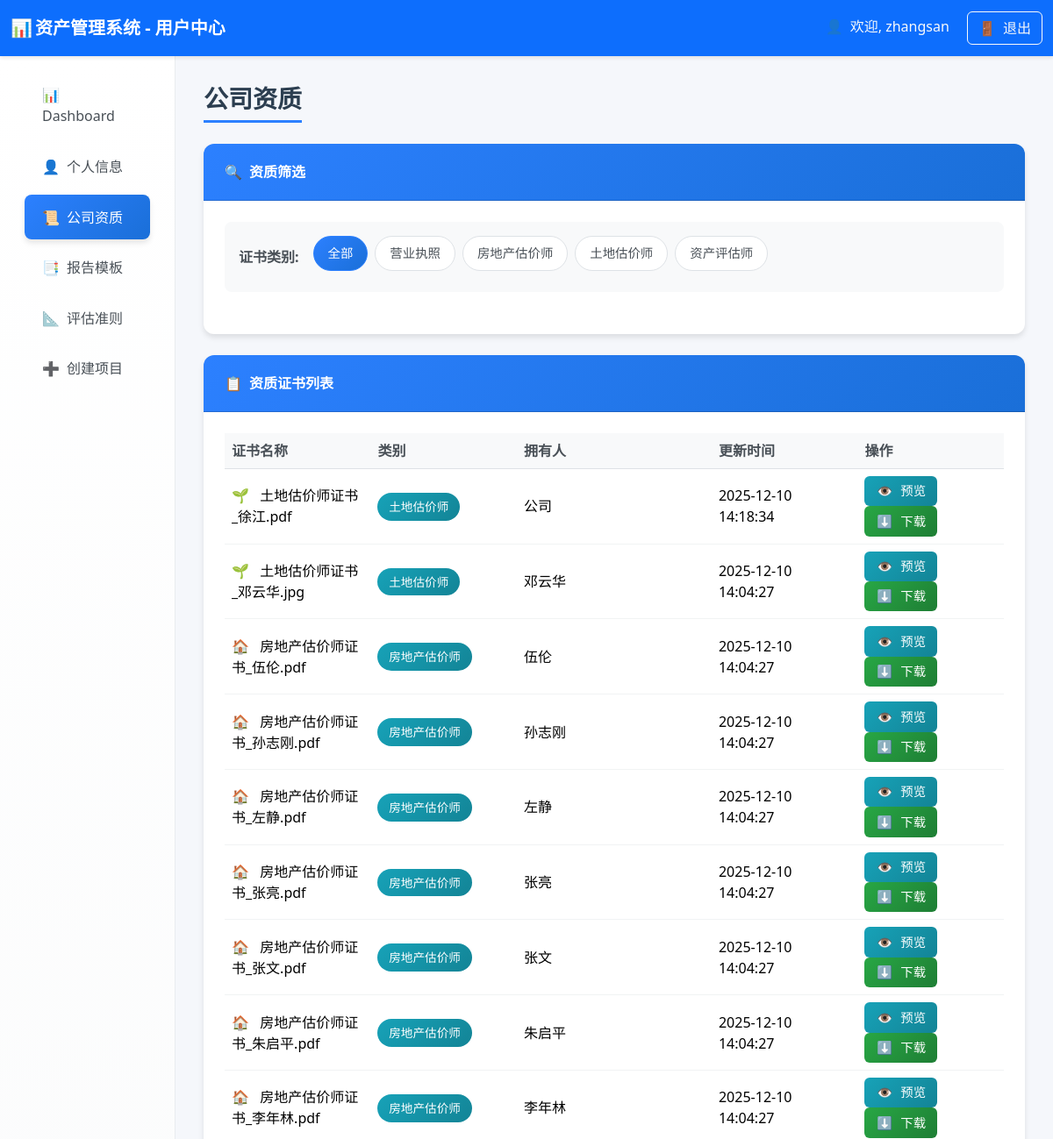
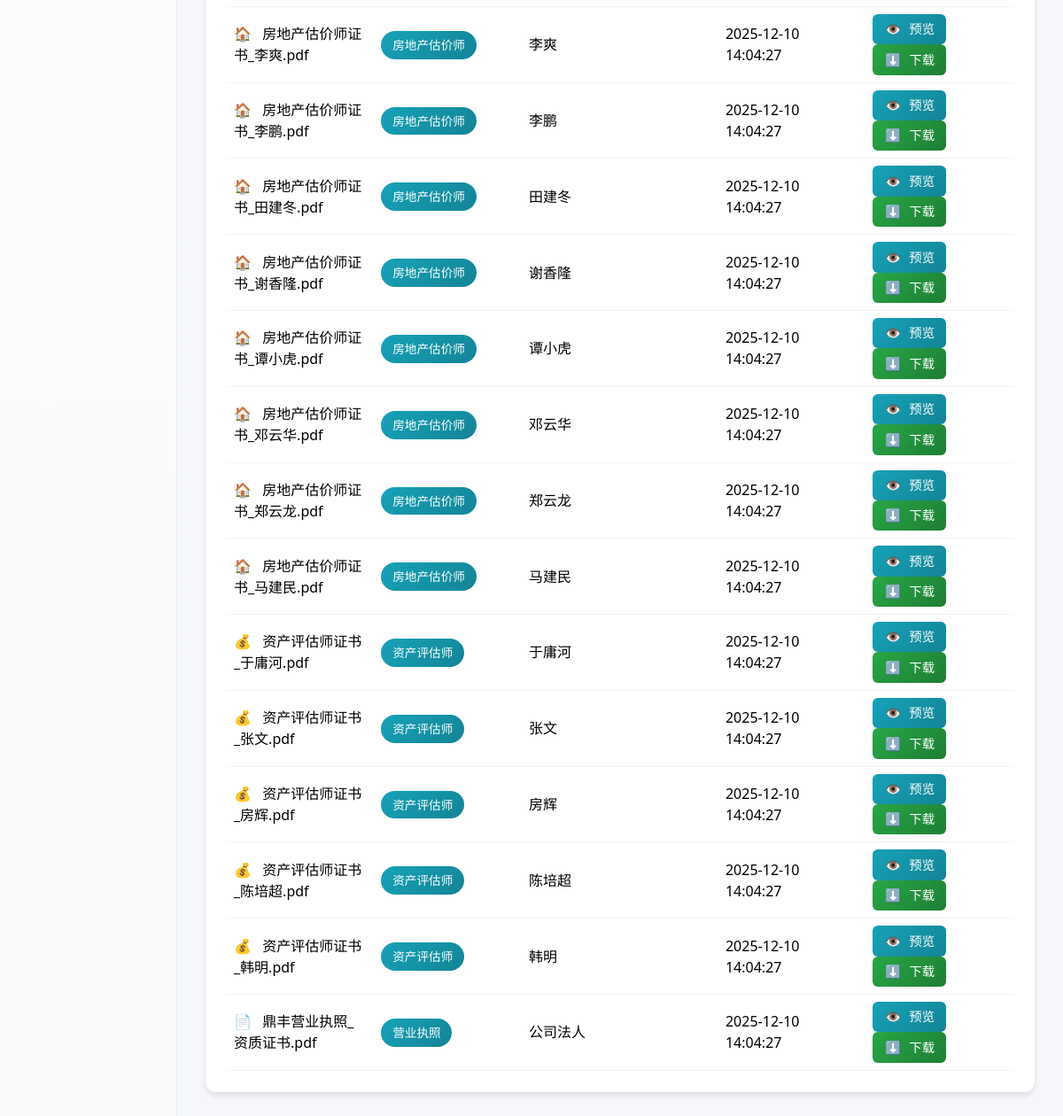
Page /company_qualifications (signed in) on the committed database (2 pictures, top to bottom).
### tables this page shows
CREATE TABLE users (
        id INTEGER PRIMARY KEY AUTOINCREMENT,
        username TEXT UNIQUE,
        realname TEXT,
        user_type TEXT,
        password TEXT,
        phone TEXT,
        email TEXT,
        hire_date TEXT,
        education TEXT,
        position TEXT,
        department TEXT,
        status TEXT DEFAULT 'active',  -- active-在职, inactive-离职
        create_time TEXT DEFAULT CURRENT_TIMESTAMP,
        update_time TEXT DEFAULT CURRENT_TIMESTAMP
    );

CREATE TABLE company_qualifications (
        id INTEGER PRIMARY KEY AUTOINCREMENT,
        category TEXT NOT NULL,
        owner TEXT,
        file_path TEXT NOT NULL,
        file_name TEXT NOT NULL,
        update_time TEXT DEFAULT CURRENT_TIMESTAMP,
        uploader_username TEXT,
        status TEXT DEFAULT 'active'
    );

### routes/user_routes.py (the view)
@router.get("/company_qualifications", response_class=HTMLResponse)
async def company_qualifications(
    request: Request,
    category: str = None,
    user: dict = Depends(login_required),
    db: sqlite3.Connection = Depends(get_db)
):
    try:
        qualifications = await user_service.get_company_qualifications(category, db)
        categories = await user_service.get_qualification_categories(db)
        all_users = await user_service.get_all_users_for_qualifications(db)
        return templates.TemplateResponse(request, "company_qualifications.html", {
            "user": user,
            "all_users": all_users,
            "qualifications": qualifications,
            "categories": categories,
            "current_category": category or "all"
        })
    except Exception as e:
        return templates.TemplateResponse(request, "company_qualifications.html", {
            "user": user,
            "all_users": all_users,
            "qualifications": [],
            "categories": [],
            "current_category": category or "all",
            "error": str(e)
        })

### templates/company_qualifications.html (shortened to what this page needs)
<!DOCTYPE html>
<html lang="zh-CN">
<head>
    <link href="https://cdn.jsdelivr.net/npm/bootstrap@5.3.2/dist/css/bootstrap.min.css" rel="stylesheet">
    <link rel="stylesheet"
        href="https://cdnjs.cloudflare.com/ajax/libs/bootstrap-icons/1.11.0/font/bootstrap-icons.min.css">
</head>
<body>
    <nav class="navbar navbar-dark bg-primary">
        <div class="container-fluid">
            <span class="navbar-brand mb-0 h1 fw-bold">
                <span class="fallback-icon">📊</span>资产管理系统 - 用户中心
            </span>
            <div>
                <span class="text-light me-3">
                    <span class="fallback-icon">👤</span>欢迎, {{ user.username }}
                </span>
                <a href="/logout" class="btn btn-outline-light">
                    <span class="fallback-icon">🚪</span>退出
                </a>
            </div>
        </div>
    </nav>
    <div class="container-fluid">
        <div class="row">
            <div class="col-md-3 col-lg-2 sidebar">
                <nav class="nav flex-column p-3">
                    <a class="nav-link" href="/user_dashboard">
                        <span class="fallback-icon">📊</span>Dashboard
                    </a>
                    <a class="nav-link" href="/user_profile">
                        <span class="fallback-icon">👤</span>个人信息
                    </a>
                    <a class="nav-link active" href="/company_qualifications">
                        <span class="fallback-icon">📜</span>公司资质
                    </a>
                    <a class="nav-link" href="/report_templates">
                        <span class="fallback-icon">📑</span>报告模板
                    </a>
                    <a class="nav-link" href="/evaluation_standards">
                        <span class="fallback-icon">📐</span>评估准则
                    </a>
                    <a class="nav-link" href="/create_project">
                        <span class="fallback-icon">➕</span>创建项目
                    </a>
                </nav>
            </div>
            <div class="col-md-9 col-lg-10 main-content">
                <h3 class="page-title">公司资质</h3>
                <div class="card">
                    <div class="card-header">
                        <span><span class="fallback-icon">🔍</span>资质筛选</span>
                    </div>
                    <div class="card-body">
                        <div class="filter-section">
                            <div class="d-flex flex-wrap align-items-center">
                                <span class="filter-label">证书类别:</span>
                                <span class="filter-badge active" data-category="all">全部</span>
                                <span class="filter-badge" data-category="营业执照">营业执照</span>
                                <span class="filter-badge" data-category="房地产估价师">房地产估价师</span>
                                <span class="filter-badge" data-category="土地估价师">土地估价师</span>
                                <span class="filter-badge" data-category="资产评估师">资产评估师</span>
                            </div>
                        </div>
                    </div>
                </div>
                <div class="card">
                    <div class="card-header d-flex justify-content-between align-items-center">
                        <span><span class="fallback-icon">📋</span>资质证书列表</span>
                    </div>
                    <div class="card-body">
                        <div class="table-responsive">
                            <table class="table table-hover">
                                <thead>
                                    <tr>
                                        <th width="15%">证书名称</th>
                                        <th width="15%">类别</th>
                                        <th width="20%">拥有人</th>
                                        <th width="15%">更新时间</th>
                                        <th width="15%">操作</th>
                                    </tr>
                                </thead>
                                <tbody id="qualificationsTable">
                                    {% for qual in qualifications %}
                                    <tr data-category="{{ qual.category }}">
                                        <td>
                                            <span class="fallback-icon">
                                                {% if qual.category == '营业执照' %}📄
                                                {% elif qual.category == '房地产估价师' %}🏠
                                                {% elif qual.category == '土地估价师' %}🌱
                                                {% elif qual.category == '资产评估师' %}💰
                                                {% else %}📋{% endif %}
                                            </span>
                                            {{ qual.file_name }}
                                        </td>
                                        <td>
                                            <span class="badge-category">{{ qual.category }}</span>
                                        </td>
                                        <td>{{ qual.owner or '公司' }}</td>
                                        <td>{{ qual.update_time }}</td>
                                        <td>
                                            <button class="preview-btn"
                                                onclick="previewQualification({{ qual.id }}, '{{ qual.file_name }}')">
                                                <span class="fallback-icon">👁️</span>预览
                                            </button>
                                            <a href="/company_qualifications/download/{{ qual.id }}"
                                                class="download-btn" target="_blank">
                                                <span class="fallback-icon">⬇️</span>下载
                                            </a>
                                        </td>
                                    </tr>
                                    {% endfor %}
                                </tbody>
                            </table>
                        </div>
                    </div>
                </div>
            </div>
        </div>
    </div>
</body>
</html>

### templates/company_qualifications.html (style rules this page uses)
:root { --primary-color: #2c80ff; --secondary-color: #6c757d; --success-color: #28a745; --warning-color: #ffc107; --info-color: #17a2b8; --light-bg: #f5f7fb; --card-shadow: 0 4px 6px rgba(0, 0, 0, 0.1); --hover-shadow: 0 8px 15px rgba(0, 0, 0, 0.15); }
body { background-color: var(--light-bg); font-family: 'Segoe UI', Tahoma, Geneva, Verdana, sans-serif; }
.navbar { box-shadow: 0 2px 4px rgba(0, 0, 0, 0.1); padding: 0.8rem 0; }
.sidebar { background: linear-gradient(180deg, #ffffff 0%, #f8f9fa 100%); min-height: calc(100vh - 76px); box-shadow: 2px 0 10px rgba(0, 0, 0, 0.08); border-right: 1px solid #e9ecef; padding: 0; }
.nav-link { color: #495057; padding: 0.85rem 1.25rem; border-radius: 0.5rem; margin: 0.2rem 0.75rem; transition: all 0.3s ease; font-weight: 500; border: none; }
.nav-link.active { background: linear-gradient(135deg, var(--primary-color), #1a6fd8); color: white; box-shadow: var(--card-shadow); }
.main-content { padding: 2rem; background-color: var(--light-bg); }
.page-title { color: #2c3e50; font-weight: 700; margin-bottom: 1.5rem; padding-bottom: 0.5rem; border-bottom: 3px solid var(--primary-color); display: inline-block; }
.card { border: none; border-radius: 12px; box-shadow: var(--card-shadow); transition: all 0.3s ease; background: white; margin-bottom: 1.5rem; }
.card-header { background: linear-gradient(135deg, var(--primary-color), #1a6fd8); color: white; border-radius: 12px 12px 0 0 !important; padding: 1.25rem 1.5rem; font-weight: 600; }
.card-body { padding: 1.5rem; }
.filter-section { background: #f8f9fa; border-radius: 8px; padding: 1rem; margin-bottom: 1.5rem; }
.filter-label { font-weight: 600; color: #495057; margin-right: 1rem; }
.filter-badge { background: white; border: 1px solid #dee2e6; color: #495057; padding: 0.5rem 1rem; border-radius: 20px; font-size: 0.9rem; margin-right: 0.5rem; margin-bottom: 0.5rem; cursor: pointer; transition: all 0.3s ease; }
.filter-badge.active { background: linear-gradient(135deg, var(--primary-color), #1a6fd8); color: white; border-color: var(--primary-color); }
.table { margin-bottom: 0; }
.table th { background-color: #f8f9fa; border-top: none; font-weight: 600; color: #495057; }
.table td { vertical-align: middle; border-color: #f1f3f4; }
.download-btn { background: linear-gradient(135deg, var(--success-color), #1e7e34); border: none; border-radius: 6px; padding: 0.4rem 0.8rem; color: white; font-weight: 500; transition: all 0.3s ease; text-decoration: none; display: inline-flex; align-items: center; font-size: 0.9rem; }
.badge-category { background: linear-gradient(135deg, var(--info-color), #138496); color: white; padding: 0.4rem 0.8rem; border-radius: 20px; font-size: 0.85rem; font-weight: 500; }
.fallback-icon { display: inline-block; width: 20px; text-align: center; margin-right: 8px; }
.preview-btn { background: linear-gradient(135deg, var(--info-color), #138496); border: none; border-radius: 6px; padding: 0.4rem 0.8rem; color: white; font-weight: 500; transition: all 0.3s ease; text-decoration: none; display: inline-flex; align-items: center; font-size: 0.9rem; margin-right: 0.5rem; }

### rows in the picture
users: username "zhangsan"
company_qualifications: file_name "土地估价师证书_徐江.pdf", category "土地估价师", owner "公司", update_time "2025-12-10 14:18:34"
company_qualifications: file_name "土地估价师证书_邓云华.jpg", category "土地估价师", owner "邓云华", update_time "2025-12-10 14:04:27"
company_qualifications: file_name "房地产估价师证书_伍伦.pdf", category "房地产估价师", owner "伍伦", update_time "2025-12-10 14:04:27"
company_qualifications: file_name "房地产估价师证书_孙志刚.pdf", category "房地产估价师", owner "孙志刚", update_time "2025-12-10 14:04:27"
company_qualifications: file_name "房地产估价师证书_左静.pdf", category "房地产估价师", owner "左静", update_time "2025-12-10 14:04:27"
company_qualifications: file_name "房地产估价师证书_张亮.pdf", category "房地产估价师", owner "张亮", update_time "2025-12-10 14:04:27"
company_qualifications: file_name "房地产估价师证书_张文.pdf", category "房地产估价师", owner "张文", update_time "2025-12-10 14:04:27"
company_qualifications: file_name "房地产估价师证书_朱启平.pdf", category "房地产估价师", owner "朱启平", update_time "2025-12-10 14:04:27"
company_qualifications: file_name "房地产估价师证书_李年林.pdf", category "房地产估价师", owner "李年林", update_time "2025-12-10 14:04:27"
company_qualifications: file_name "房地产估价师证书_李爽.pdf", category "房地产估价师", owner "李爽", update_time "2025-12-10 14:04:27"
company_qualifications: file_name "房地产估价师证书_李鹏.pdf", category "房地产估价师", owner "李鹏", update_time "2025-12-10 14:04:27"
company_qualifications: file_name "房地产估价师证书_田建冬.pdf", category "房地产估价师", owner "田建冬", update_time "2025-12-10 14:04:27"
company_qualifications: file_name "房地产估价师证书_谢香隆.pdf", category "房地产估价师", owner "谢香隆", update_time "2025-12-10 14:04:27"
company_qualifications: file_name "房地产估价师证书_谭小虎.pdf", category "房地产估价师", owner "谭小虎", update_time "2025-12-10 14:04:27"
company_qualifications: file_name "房地产估价师证书_邓云华.pdf", category "房地产估价师", owner "邓云华", update_time "2025-12-10 14:04:27"
company_qualifications: file_name "房地产估价师证书_郑云龙.pdf", category "房地产估价师", owner "郑云龙", update_time "2025-12-10 14:04:27"
company_qualifications: file_name "房地产估价师证书_马建民.pdf", category "房地产估价师", owner "马建民", update_time "2025-12-10 14:04:27"
company_qualifications: file_name "资产评估师证书_于庸河.pdf", category "资产评估师", owner "于庸河", update_time "2025-12-10 14:04:27"
company_qualifications: file_name "资产评估师证书_张文.pdf", category "资产评估师", owner "张文", update_time "2025-12-10 14:04:27"
company_qualifications: file_name "资产评估师证书_房辉.pdf", category "资产评估师", owner "房辉", update_time "2025-12-10 14:04:27"
company_qualifications: file_name "资产评估师证书_陈培超.pdf", category "资产评估师", owner "陈培超", update_time "2025-12-10 14:04:27"
company_qualifications: file_name "资产评估师证书_韩明.pdf", category "资产评估师", owner "韩明", update_time "2025-12-10 14:04:27"
company_qualifications: file_name "鼎丰营业执照_资质证书.pdf", category "营业执照", owner "公司法人", update_time "2025-12-10 14:04:27"
